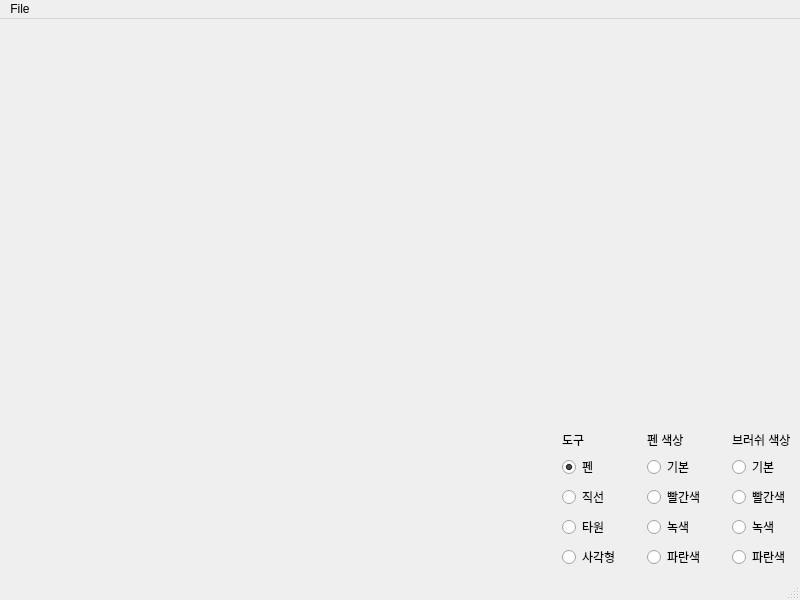
<?xml version="1.0" encoding="UTF-8"?>
<ui version="4.0">
 <class>MainWindow</class>
 <widget class="QMainWindow" name="MainWindow">
  <property name="geometry">
   <rect>
    <x>0</x>
    <y>0</y>
    <width>800</width>
    <height>600</height>
   </rect>
  </property>
  <property name="windowTitle">
   <string>MainWindow</string>
  </property>
  <widget class="QWidget" name="centralwidget">
   <layout class="QGridLayout" name="gridLayout_2">
    <item row="1" column="3">
     <layout class="QVBoxLayout" name="verticalLayout_6">
      <item>
       <widget class="QLabel" name="label_2">
        <property name="text">
         <string>펜 색상</string>
        </property>
       </widget>
      </item>
      <item>
       <layout class="QVBoxLayout" name="verticalLayout_8">
        <item>
         <widget class="QRadioButton" name="radioButton_8">
          <property name="text">
           <string>기본</string>
          </property>
          <property name="checked">
           <bool>true</bool>
          </property>
         </widget>
        </item>
        <item>
         <widget class="QRadioButton" name="radioButton_5">
          <property name="text">
           <string>빨간색</string>
          </property>
         </widget>
        </item>
        <item>
         <widget class="QRadioButton" name="radioButton_6">
          <property name="text">
           <string>녹색</string>
          </property>
         </widget>
        </item>
        <item>
         <widget class="QRadioButton" name="radioButton_7">
          <property name="text">
           <string>파란색</string>
          </property>
         </widget>
        </item>
       </layout>
      </item>
     </layout>
    </item>
    <item row="1" column="5">
     <layout class="QVBoxLayout" name="verticalLayout_2">
      <item>
       <widget class="QLabel" name="label">
        <property name="text">
         <string>브러쉬 색상</string>
        </property>
       </widget>
      </item>
      <item>
       <layout class="QVBoxLayout" name="verticalLayout">
        <item>
         <widget class="QRadioButton" name="radioButton_4">
          <property name="text">
           <string>기본</string>
          </property>
          <property name="checked">
           <bool>true</bool>
          </property>
         </widget>
        </item>
        <item>
         <widget class="QRadioButton" name="radioButton">
          <property name="text">
           <string>빨간색</string>
          </property>
         </widget>
        </item>
        <item>
         <widget class="QRadioButton" name="radioButton_2">
          <property name="text">
           <string>녹색</string>
          </property>
         </widget>
        </item>
        <item>
         <widget class="QRadioButton" name="radioButton_3">
          <property name="text">
           <string>파란색</string>
          </property>
         </widget>
        </item>
       </layout>
      </item>
     </layout>
    </item>
    <item row="1" column="1">
     <layout class="QVBoxLayout" name="verticalLayout_10">
      <item>
       <widget class="QLabel" name="label_3">
        <property name="text">
         <string>도구</string>
        </property>
       </widget>
      </item>
      <item>
       <layout class="QVBoxLayout" name="verticalLayout_11">
        <item>
         <widget class="QRadioButton" name="radioButton_12">
          <property name="text">
           <string>펜</string>
          </property>
          <property name="checked">
           <bool>true</bool>
          </property>
         </widget>
        </item>
        <item>
         <widget class="QRadioButton" name="radioButton_11">
          <property name="text">
           <string>직선</string>
          </property>
         </widget>
        </item>
        <item>
         <widget class="QRadioButton" name="radioButton_10">
          <property name="text">
           <string>타원</string>
          </property>
         </widget>
        </item>
        <item>
         <widget class="QRadioButton" name="radioButton_9">
          <property name="text">
           <string>사각형</string>
          </property>
         </widget>
        </item>
       </layout>
      </item>
     </layout>
    </item>
    <item row="1" column="0">
     <spacer name="horizontalSpacer">
      <property name="orientation">
       <enum>Qt::Horizontal</enum>
      </property>
      <property name="sizeHint" stdset="0">
       <size>
        <width>40</width>
        <height>20</height>
       </size>
      </property>
     </spacer>
    </item>
    <item row="1" column="2">
     <spacer name="horizontalSpacer_2">
      <property name="orientation">
       <enum>Qt::Horizontal</enum>
      </property>
      <property name="sizeType">
       <enum>QSizePolicy::Fixed</enum>
      </property>
      <property name="sizeHint" stdset="0">
       <size>
        <width>20</width>
        <height>20</height>
       </size>
      </property>
     </spacer>
    </item>
    <item row="1" column="4">
     <spacer name="horizontalSpacer_3">
      <property name="orientation">
       <enum>Qt::Horizontal</enum>
      </property>
      <property name="sizeType">
       <enum>QSizePolicy::Fixed</enum>
      </property>
      <property name="sizeHint" stdset="0">
       <size>
        <width>20</width>
        <height>20</height>
       </size>
      </property>
     </spacer>
    </item>
    <item row="0" column="5">
     <spacer name="verticalSpacer">
      <property name="orientation">
       <enum>Qt::Vertical</enum>
      </property>
      <property name="sizeHint" stdset="0">
       <size>
        <width>20</width>
        <height>40</height>
       </size>
      </property>
     </spacer>
    </item>
   </layout>
  </widget>
  <widget class="QMenuBar" name="menubar">
   <property name="geometry">
    <rect>
     <x>0</x>
     <y>0</y>
     <width>800</width>
     <height>26</height>
    </rect>
   </property>
   <widget class="QMenu" name="menuFile">
    <property name="title">
     <string>File</string>
    </property>
    <addaction name="actionAbout"/>
   </widget>
   <addaction name="menuFile"/>
  </widget>
  <widget class="QStatusBar" name="statusbar"/>
  <action name="actionAbout">
   <property name="text">
    <string>About</string>
   </property>
  </action>
 </widget>
 <resources/>
 <connections/>
</ui>
